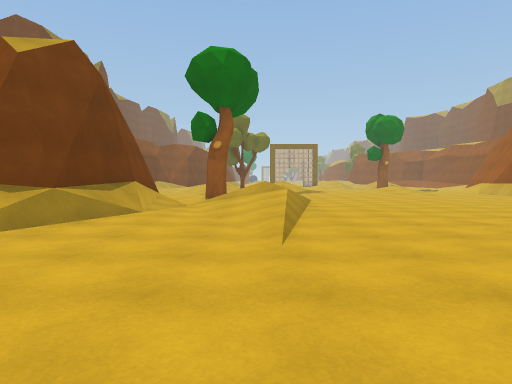
[1] (above)

21 first-person views from a walk through a 3-D level made in the Unity game engine. The camera is 1.3 m above the floor, tilts 2° down and sees 75° across. The floor is counted in squares, 2 m on a side. Each view is taken from the middle of a square. On the plan, view 1 faces up. The plan holds only what a view shows up to about 10 squares ahead; the rest is blank. The place goes on beyond the plan. The player character is not drawn.

[2]
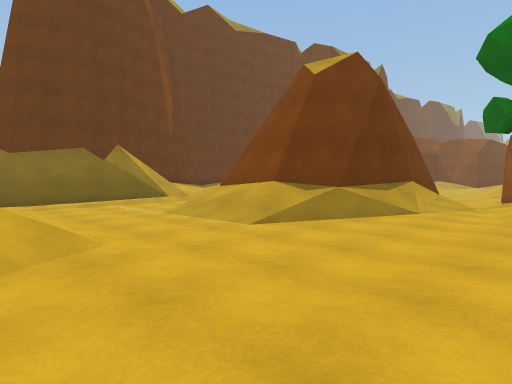

[3]
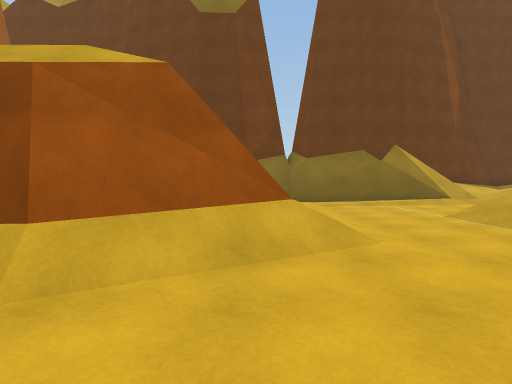

[4]
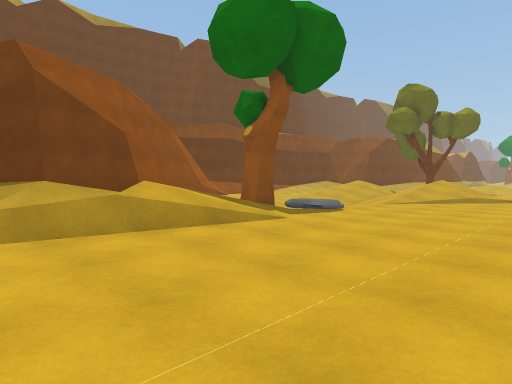

[5]
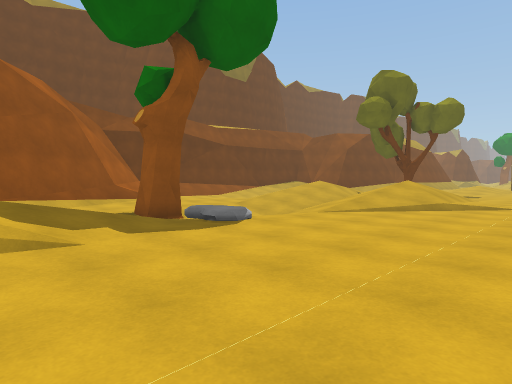

[6]
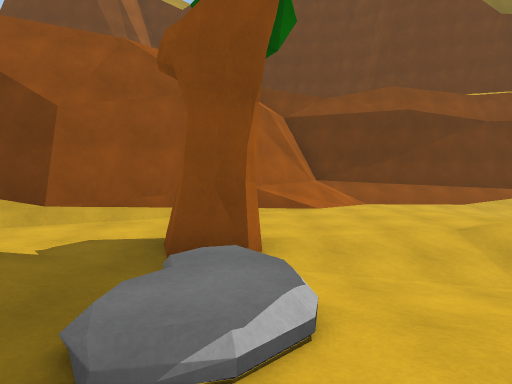

[7]
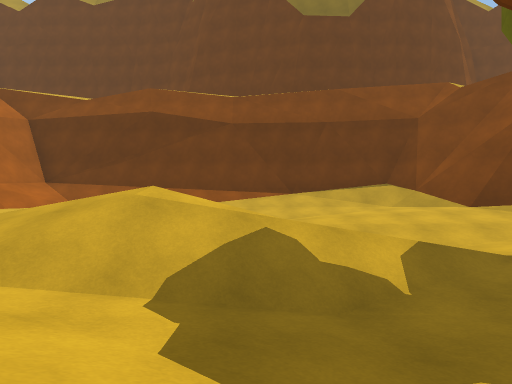

[8]
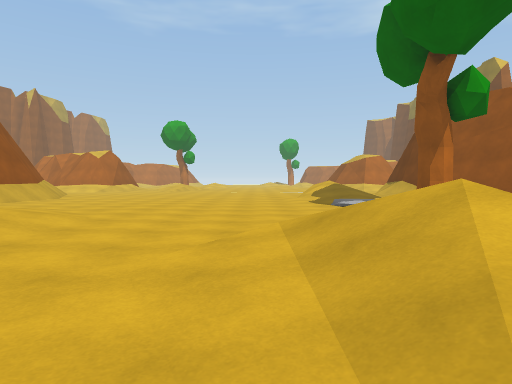

[9]
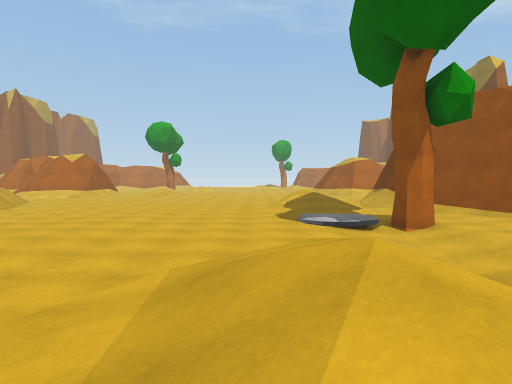

[10]
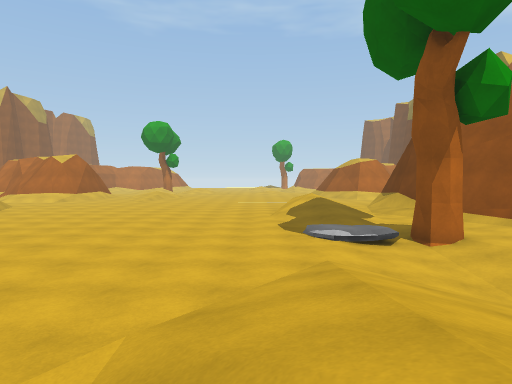

[11]
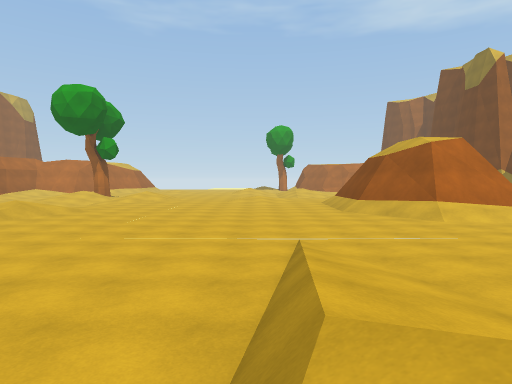

[12]
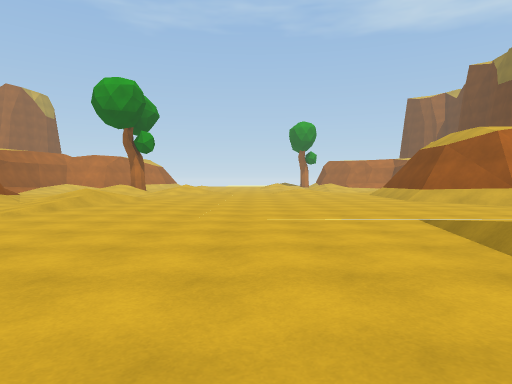

[13]
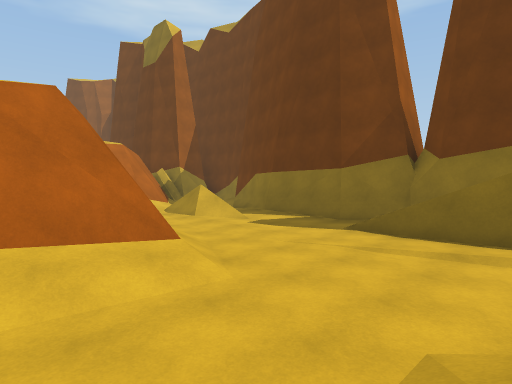

[14]
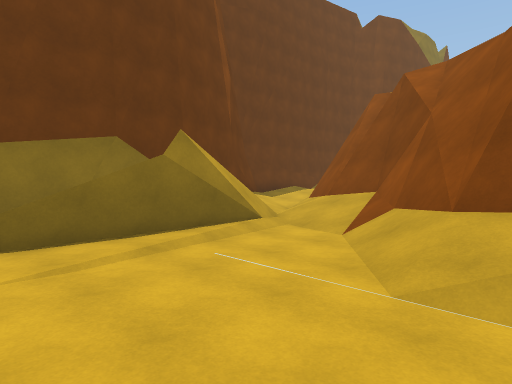

[15]
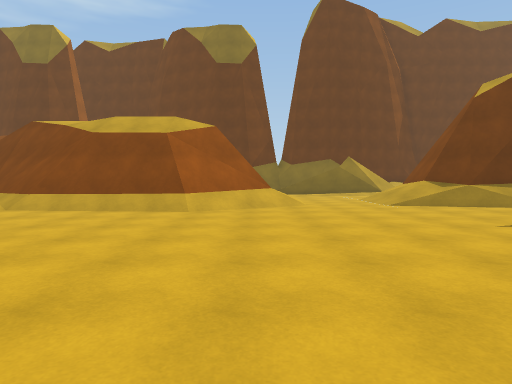

[16]
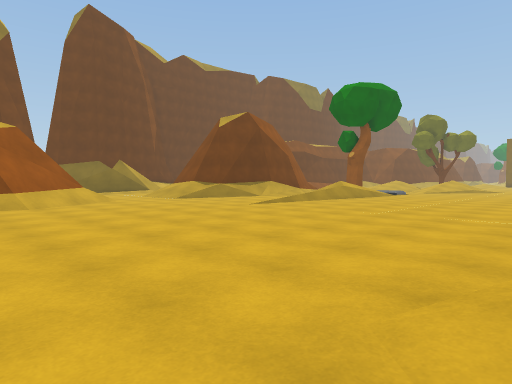

[17]
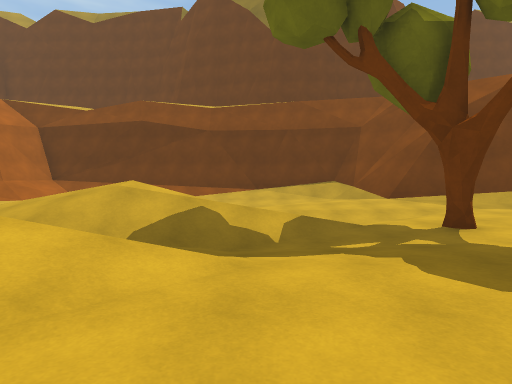

[18]
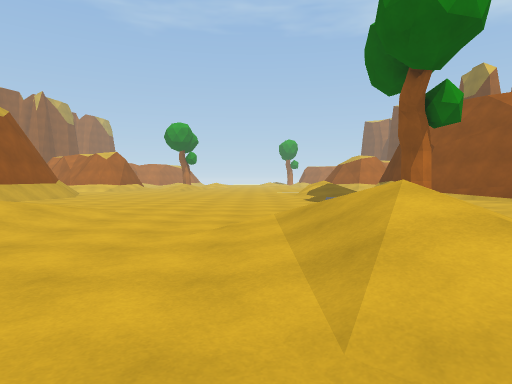

[19]
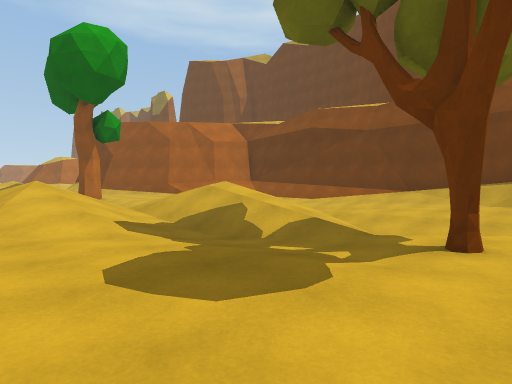

[20]
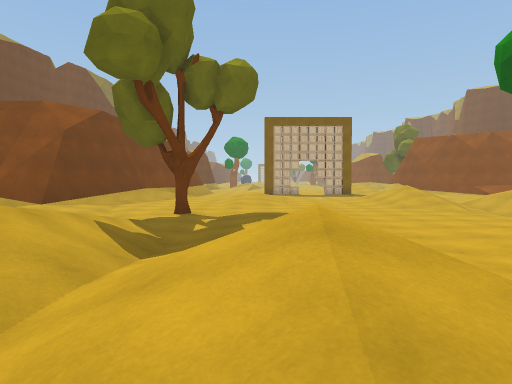

[21]
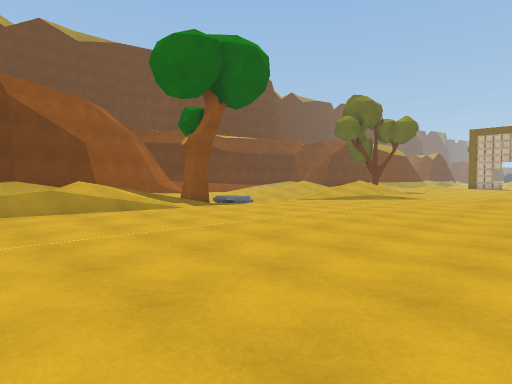

### Floor plan
Key: @ floor where view 1 was taken; # wall or solid block; . main floor; : floor 0.25 m higher than the main floor; - floor 0.25 m lower than the main floor; + floor 0.5 m higher than the main floor; _ floor 0.5 m lower than the main floor; * floor 0.75 m higher than the main floor; < floor 0.75 m lower than the main floor; % floor 1 m higher than the main floor; / step, stairs or slope; = window, fence, low wall or low ledge; T tree.
Columns run from 11 left of view 1 to 11 right of it. Each row starts with its distance up from view 1.
 26     ###..........//
 25    ##/:.--T-....../
 24    #/..._---.......
 23    #/..-_/_-......
 22    #/---///_-.....
 21    #/- ////-/:...
 20    #.   ///-//...
 19    #._   /////....
 18    #.-   /////:..:
 17    #.. .//////...:*
 16    #...../////...:+
 15    #//...-<-......:
 14    ###/..._-.......
 13      ##/.#-//......../
 12       ##..T........../#
 11        #/..:........./#
 10        ##./*/........
  9 /#      #./%/........
  8 /####   #.///.......
  7 ////#   #..+/.......
  6  =//#####..:........
  5  #:./####..:......
  4 ##:..///...........
  3 ##:.................
  2 ##..................
  1 #=...///........../:.
  0 #.../###/..@......//:
 -1 #.../  ##/......../
 -2 #...    #/.........
 -3 #//.    #/.........

Where each view was taken, in squares from view 1:
view 1: 0 up, 0 right, facing up
view 2: 0 up, 0 right, facing up-left
view 3: 0 up, 0 right, facing left
view 4: 6 up, 5 right, facing up-left
view 5: 9 up, 5 right, facing up-left
view 6: 13 up, 2 right, facing left
view 7: 21 up, 2 right, facing left
view 8: 21 up, 3 right, facing down
view 9: 20 up, 2 right, facing down
view 10: 19 up, 2 right, facing down
view 11: 9 up, 1 right, facing down
view 12: 9 up, 3 right, facing down
view 13: 4 up, 4 left, facing down-left
view 14: 1 up, 5 left, facing up-left
view 15: 0 up, 5 right, facing left
view 16: 3 down, 7 right, facing up-left
view 17: 22 up, 4 right, facing left
view 18: 22 up, 3 right, facing down
view 19: 26 up, 3 right, facing down-left
view 20: 16 up, 1 right, facing up
view 21: 6 up, 8 right, facing up-left
